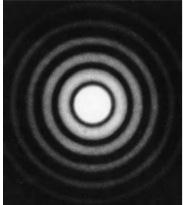
//> input picture 3DTracking/dpat.jpeg, 183 x 205 px
$ ./Sobel   (built with g++ and OpenCV 4)
//> lines starting //> are read from the running program, lines starting //| are printed output that depends on the picture
#include "opencv2/imgproc/imgproc.hpp"
#include "opencv2/highgui/highgui.hpp"
#include <stdlib.h>
#include <stdio.h>

using namespace cv;

/* @function main */
int main( int argc, char** argv )
{

  Mat src, src_gray;
  Mat grad;
  String window_name = "Sobel Demo - Simple Edge Detector";
  int scale = 1;
  int delta = 0;
  int ddepth = CV_16S;

  int c;

  // Load an image
  src = imread("dpat.jpeg");
//> src is the input picture: 205 rows x 183 cols, CV_8UC3; min 6, max 255, mean 50.7

  if( !src.data )
  { return -1; }

  GaussianBlur( src, src, Size(3,3), 0, 0, BORDER_DEFAULT );
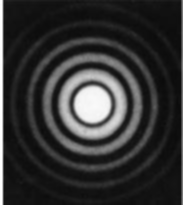
//> src: 205 rows x 183 cols, CV_8UC3; min 11, max 255, mean 50.4

  // Convert it to gray
  cvtColor( src, src_gray, COLOR_BGR2GRAY );

  // Create window
  namedWindow( window_name.c_str(), WINDOW_AUTOSIZE );

  // Generate grad_x and grad_y
  Mat grad_x, grad_y;
  Mat abs_grad_x, abs_grad_y;

  // Gradient X
  //Scharr( src_gray, grad_x, ddepth, 1, 0, scale, delta, BORDER_DEFAULT );
  Sobel( src_gray, grad_x, ddepth, 1, 0, 5, scale, delta, BORDER_DEFAULT );
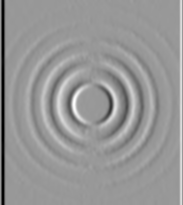
//> grad_x: 205 rows x 183 cols, CV_16SC1; min -9648, max 6503, mean -115.6; drawn with min black and max white
  convertScaleAbs( grad_x, abs_grad_x );
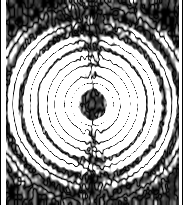
//> abs_grad_x: 205 rows x 183 cols, CV_8UC1; min 0, max 255, mean 152.3

  // Gradient Y
  //Scharr( src_gray, grad_y, ddepth, 0, 1, scale, delta, BORDER_DEFAULT );
  Sobel( src_gray, grad_y, ddepth, 0, 1, 5, scale, delta, BORDER_DEFAULT );
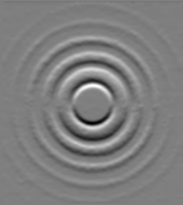
//> grad_y: 205 rows x 183 cols, CV_16SC1; min -5910, max 5951, mean -3.9; drawn with min black and max white
  convertScaleAbs( grad_y, abs_grad_y );
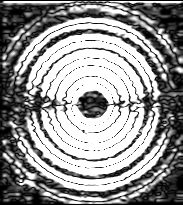
//> abs_grad_y: 205 rows x 183 cols, CV_8UC1; min 0, max 255, mean 147.9

  // Total Gradient (approximate)
  addWeighted( abs_grad_x, 0.5, abs_grad_y, 0.5, 0, grad );
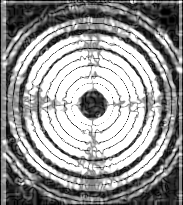
//> grad: 205 rows x 183 cols, CV_8UC1; min 0, max 255, mean 150.1

  imshow( window_name, grad );

  waitKey(0);

  return 0;
  }
